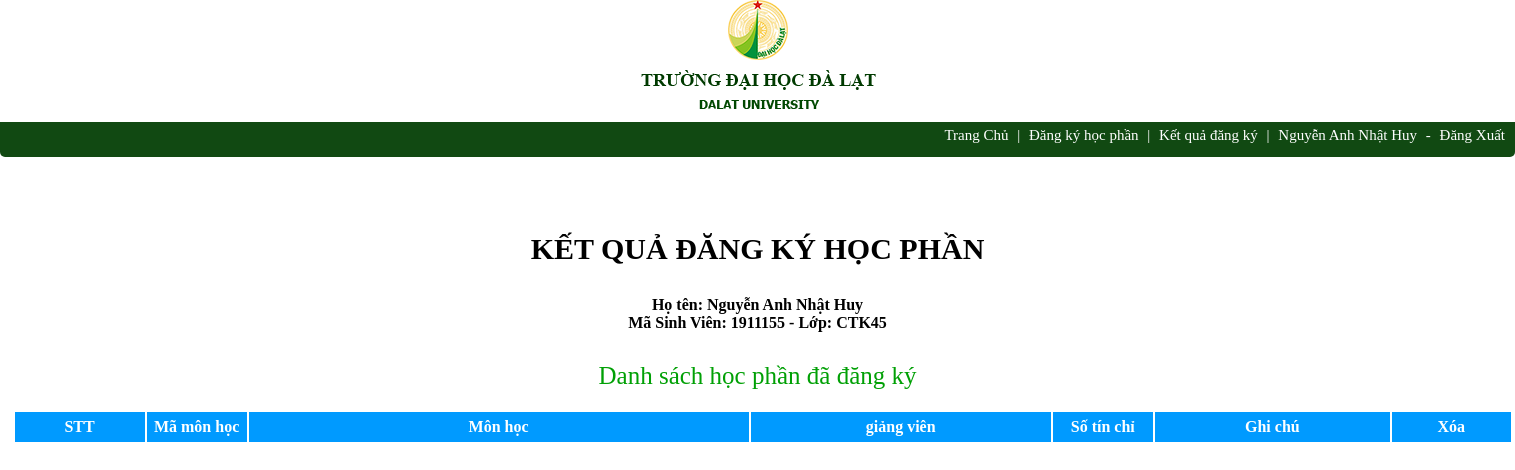
/view/dsdangky.php (signed in), run on the app's committed database.
### tables this page shows
CREATE TABLE `sinhvien` (
  `masinhvien` varchar(50) NOT NULL,
  `username` varchar(50) NOT NULL,
  `password` varchar(50) NOT NULL,
  `hoten` varchar(50) NOT NULL,
  `ngaysinh` date NOT NULL,
  `gioitinh` varchar(50) NOT NULL,
  `lop` varchar(50) NOT NULL,
  `quequan` varchar(50) DEFAULT NULL,
  `avatar` varchar(1000) NOT NULL
);

### view/dsdangky.php (the view, shortened to what this page needs)
<!DOCTYPE html>
<html>
<head>
</head>
<body>
    <div>
        <div align="center">
            <a href="">
                <img src="../img/logo_DLU.png">
            </a>
        </div>
        <div id="menu">
            <a href="../trangchu.php">Trang Chủ</a>
            |
            <a href="../view/dangky.php">Đăng ký học phần</a>
            |
            <a href="dsdangky.php">Kết quả đăng ký</a>
            |
            <a href="../view/profile.php">
                <?php
                include('../publish/connect.php');
                $username = $_SESSION['username'] ;
                $sql="SELECT * FROM sinhvien WHERE username='$username'";
                $kq=mysqli_query($conn,$sql);
                if (mysqli_num_rows($kq) > 0) {
                  while ($row= mysqli_fetch_assoc($kq)) {
                    echo $row['hoten'];
                  }
                }
                ?></a>
            -
            <a href="../login.php">Đăng Xuất</a>
        </div>
    </div>
    <div style="padding-top: 60px">
        <div align="center" style="font-weight: bold; font-size: 30px; color: black; margin: 15px">KẾT QUẢ ĐĂNG KÝ HỌC PHẦN</div>
        <div align="center">
            <div id="thongtin">
                <?php
                include('../publish/connect.php');
                $username = $_SESSION['username'] ;
                $sql="SELECT * FROM sinhvien WHERE username='$username'";
                $kq=mysqli_query($conn,$sql);
                if (mysqli_num_rows($kq) > 0) {
                  while ($row= mysqli_fetch_assoc($kq)) {
                    echo "Họ tên: ".$row['hoten']."<br>";
                    echo "Mã Sinh Viên: ".$row['masinhvien'];
                    echo "  -  Lớp: ".$row['lop'];
                  }
                }
                ?>
            </div>
        </div>
        <div align="center" style="color: #00A005; font-size: 25px; margin: 20px">
            Danh sách học phần đã đăng ký
        </div>
        <div style="position: relative;left: 5px">
            <div align="center">
                <table align="center" width="100%" style=" border: 1px;border-color:black;  width: 1500px;">
                    <tbody>
                        <tr align="center"
                            style="height: 30px; width: 100px; text-align: center;background: #009AFF; color: white;">
                            <td><b>STT</b></td>
                            <td style="width: 100px"><b>Mã môn học</b></td>
                            <td style="width: 500px"><b>Môn học</b></td>
                            <td><b>giảng viên</b></td>
                            <td style="width: 100px"><b>Số tín chỉ</b></td>
                            <td><b>Ghi chú</b></td>
                            <td><b>Xóa</b></td>
                        </tr>
                    </tbody>
                </table>
            </div>
        </div>
    </div>
</body>
</html>

### view/dsdangky.php (style rules this page uses)
* { margin: 0; padding: 0; }
#menu { font-size: 15px; color: white; padding: 5px 5px 0 5px; background-color: #114912; height: 30px; top: 89px; right: 0px; text-align: right; border-bottom-left-radius: 5px; border-bottom-right-radius: 5px; }
#menu a { color: white; padding: 5px; text-decoration: none; text-align: center; right: 5px; }
#thongtin { color: black; margin: 30px; font-weight: bold; }

### data on the page
sinhvien: hoten "Nguyễn Anh Nhật Huy", masinhvien "1911155", lop "CTK45"
